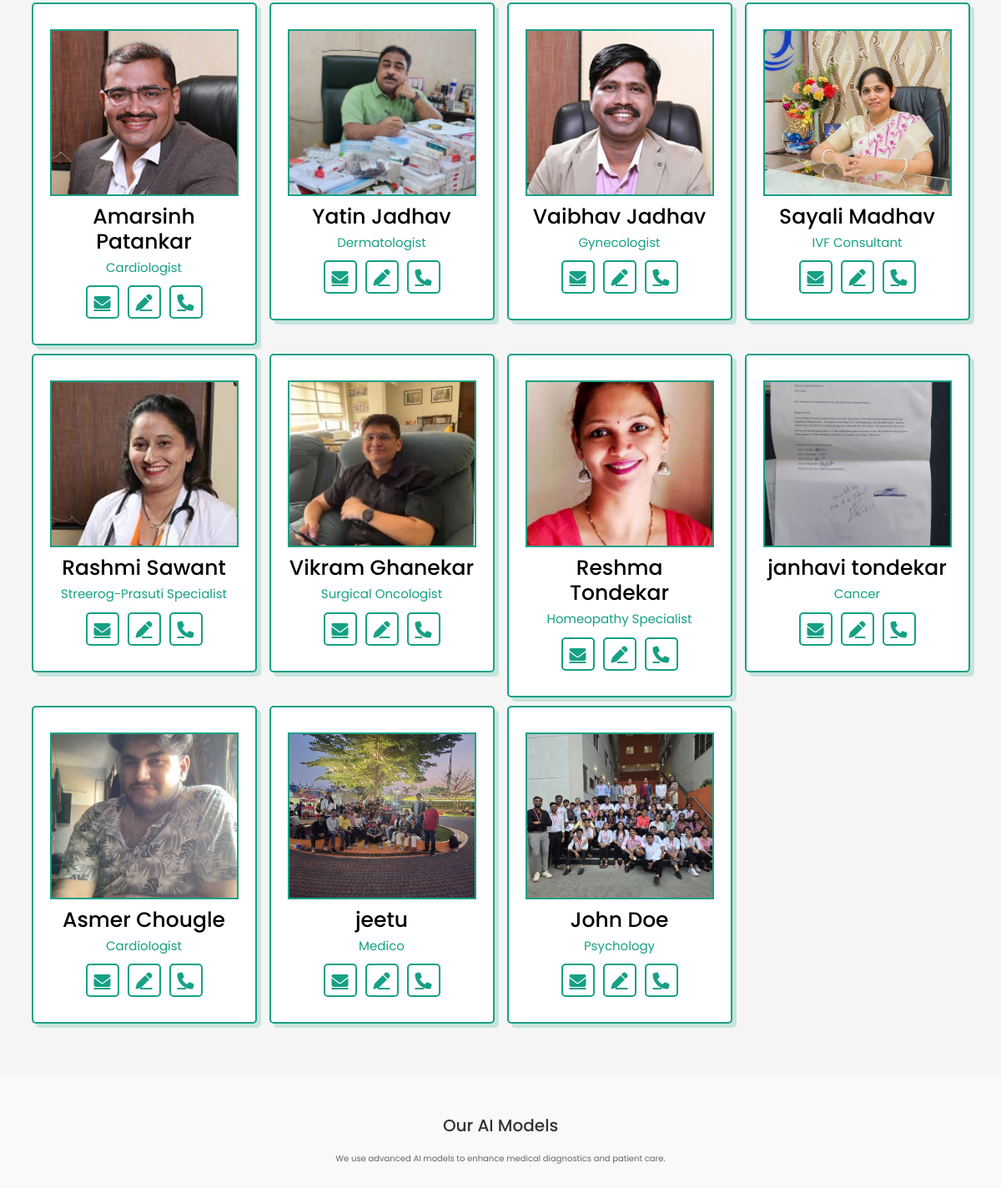
Page /know_more/ (middle part) on the earlier database version.
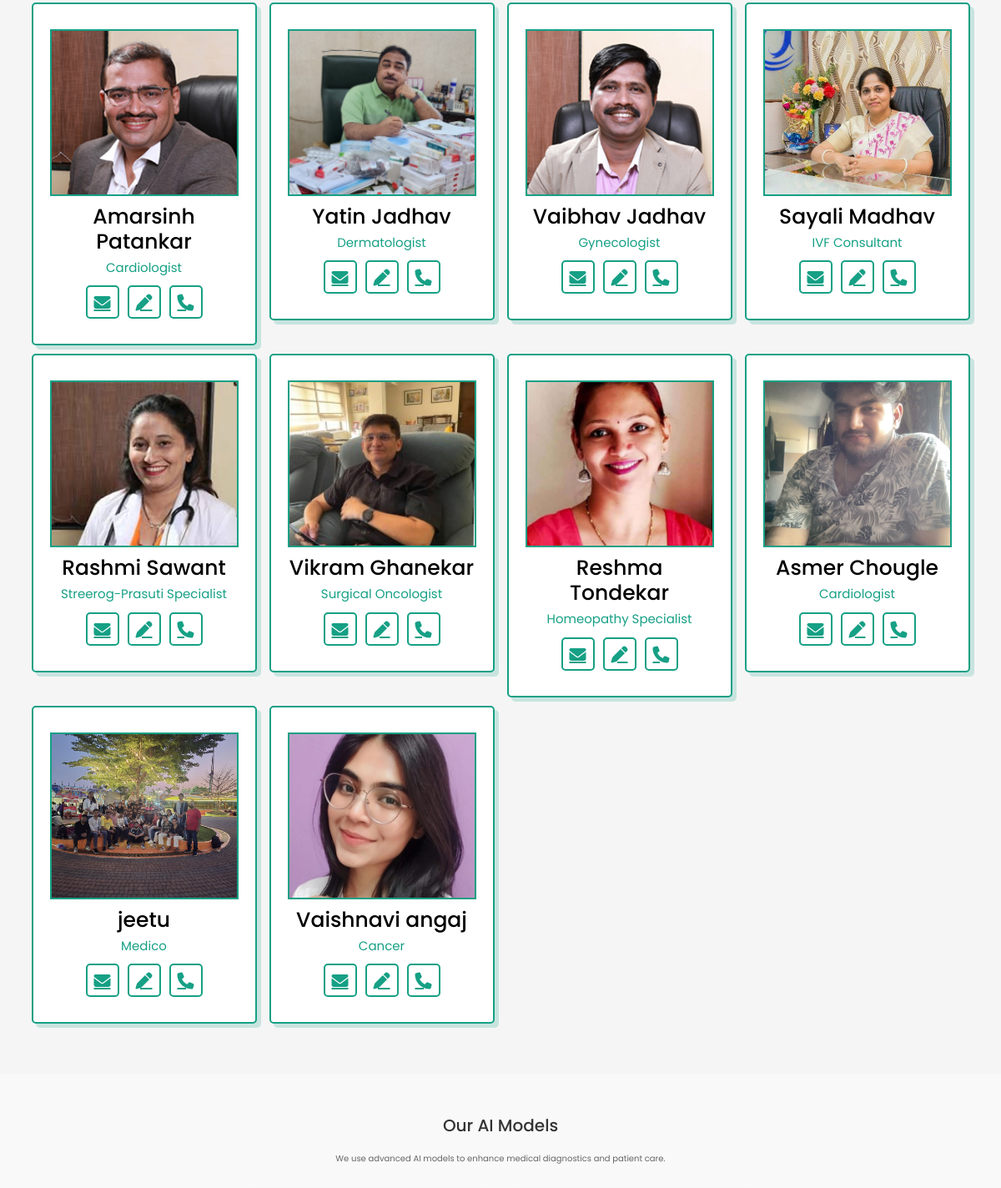
Same page on the later database version.
### meds/models.py (models this page shows, shortened)
class Doctors(models.Model):
    user = models.OneToOneField(CustomUser, on_delete=models.CASCADE)
    degree = models.CharField(max_length=50)
    specialization = models.CharField(max_length=50)
    address = models.TextField()
    experience = models.TextField(max_length=5 , default=0)
    photo = models.ImageField(upload_to='profile_photos/' , default="media/profile_photos/user.png")

class CustomUser(AbstractUser):
    username = None
    first_name = None
    last_name =  None
    full_name = models.CharField(max_length=50)
    email = models.EmailField(unique = True)
    phone = models.CharField( max_length=15)
    gender = models.CharField(choices=GENDER , max_length=20 , default="Not Specified")
    dob = models.DateField( default=default_dob)
    USERNAME_FIELD = 'email'
    REQUIRED_FIELDS = [ 'phone' , 'full_name']
    objects = CustomUserManager()

### medigen_main/views.py (the view)
# urls.py: path("know_more/" ,views.know_more , name= "know_more" ),
def know_more(request):
    doctors = Doctors.objects.all()
    availability = Availability.objects.all()
    context = {
        'doctors': doctors,
        'availability': availability
    }
    return render(request, 'know_more.html', context=context)

### templates/know_more.html (shortened to what this page needs)
{% extends "layout.html" %}
{% load static %}
{% block extra_css %}
<link rel="stylesheet" href="{% static 'know_more.css' %}">
{% endblock %}
{% block content %}
<section class="Doctors" id="Doctors">
    <div class="container">
        <div class="row">
            {% for doctor in doctors %}
            <div class="col-lg-3 col-md-4 col-sm-6 col-12 mb-3">
                <div class="box">
                    <img src="{{doctor.photo.url}}" alt="">
                    <a href="{% url 'doc_profile' doctor.id %}" class="text-decoration-none">
                        <h3>{{doctor.user.full_name}}</h3>
                    </a>
                    <span>{{doctor.specialization}}</span>
                    <div class="share d-flex justify-content-center">
                        <a href="mailto:{{doctor.user.email}}" class="fa fa-envelope"></a>
						 <a href="#" data-bs-toggle="modal" data-bs-target="#appointment_modal"
                           data-doctor-id="{{doctor.id}}" class="fas fa-pen"></a>
						   <a href="tel:{{doctor.phone}}" class="fas fa-phone"></a>
                    </div>
                </div>
            </div>
            {% endfor %}
        </div>
    </div>
</section>
<section id="our-models" class="our-models">
    <h2>Our <span>AI Models</span></h2>
    <p>We use advanced AI models to enhance medical diagnostics and patient care.</p>
</section>
{% endblock %}

Differences in the rows shown:
removed Doctors: photo (picture), user.full_name "janhavi tondekar", specialization "Cancer"
removed Doctors: photo (picture), user.full_name "John Doe", specialization "Psychology"
added Doctors: photo (picture), user.full_name "Vaishnavi angaj", specialization "Cancer"
